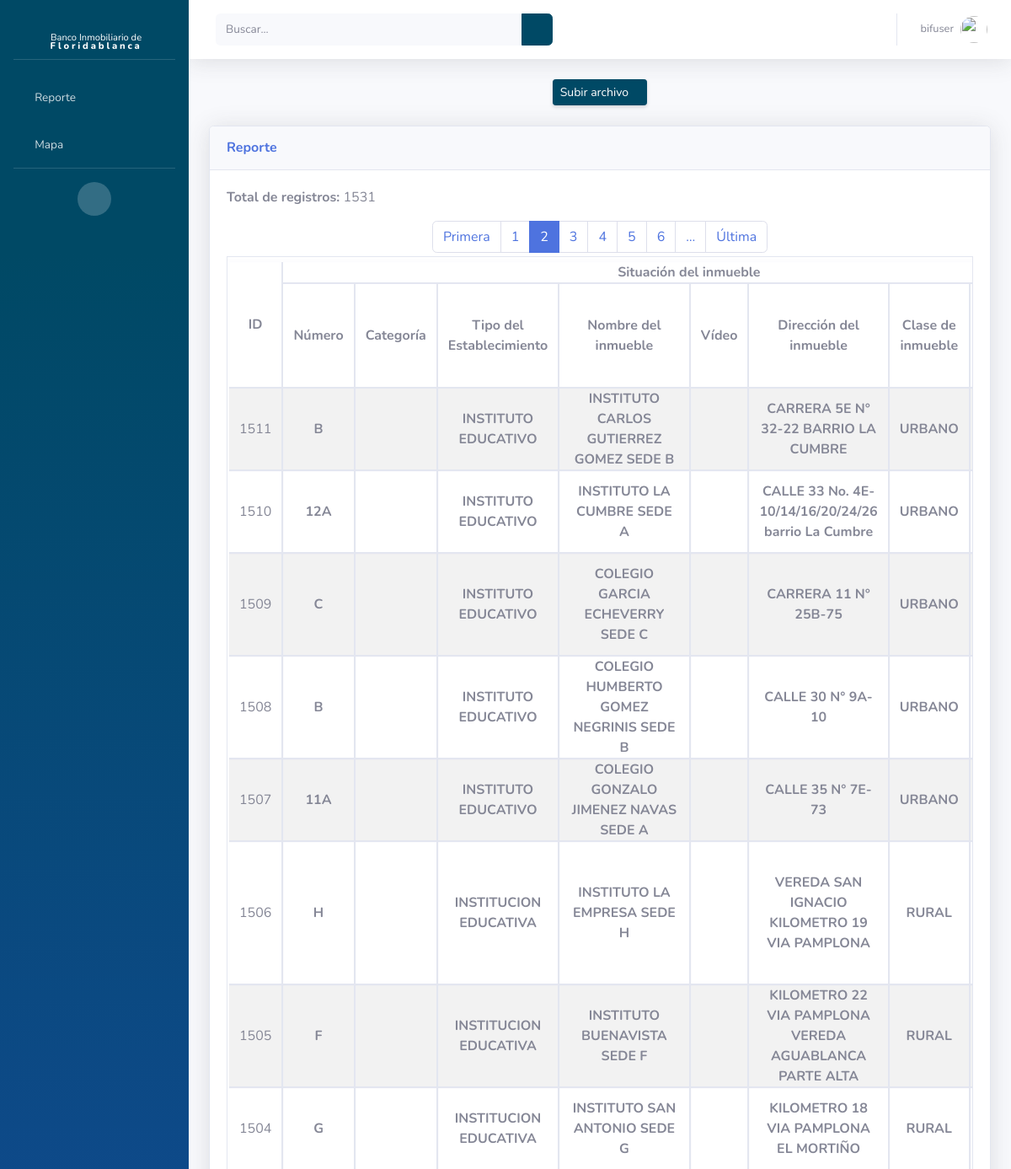
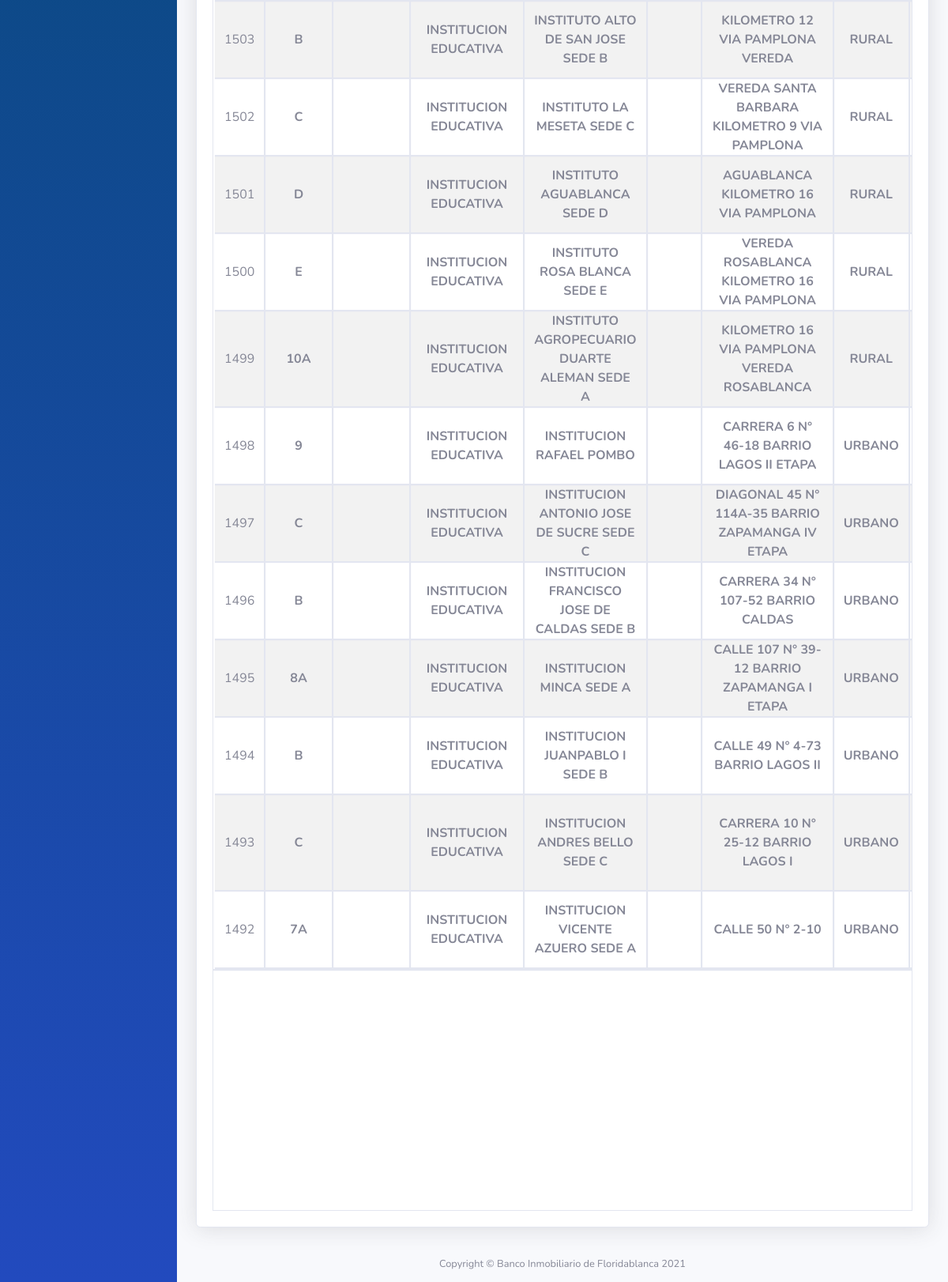
Page /reporte/?page=2 (signed in) on the committed database (2 pictures, top to bottom).
### BIF/models.py (models this page shows, shortened)
class Property(models.Model):
    predial = models.CharField(max_length=60, null=True, blank=True)
    alternative_predial = models.CharField(max_length=60, null=True, blank=True)
    appraisal = models.CharField(max_length=60, null=True, blank=True)
    document_type = models.CharField(max_length=100, null=True, blank=True)
    act = models.CharField(max_length=100, null=True, blank=True)
    document_number = models.CharField(max_length=50, null=True, blank=True)
    real_state_register = models.CharField(max_length=100, null=True, blank=True)
    document_date = models.DateField(null=True, blank=True)
    coordenates = models.TextField(null=True, blank=True)
    file = models.FileField(upload_to='staticfiles/files', null=True, blank=True)
    created = models.DateTimeField(auto_now_add=True, verbose_name="Fecha de creación")
    updated = models.DateTimeField(auto_now=True, verbose_name="Fecha de actualización")
    class Meta:
        verbose_name = "Propiedad"
        verbose_name_plural = "Propiedades"

class Status(models.Model):
    id_property = models.OneToOneField("Property", related_name="status", on_delete=models.CASCADE)
    number = models.CharField(max_length=50, null=True, blank=True)
    category = models.CharField(max_length=100, null=True, blank=True)
    type_property = models.CharField(max_length=100, null=True, blank=True)
    name = models.CharField(max_length=200, null=True, blank=True)
    video = models.TextField(null=True, blank=True)
    addres = models.TextField(null=True, blank=True)
    class_property = models.CharField(max_length=50, null=True, blank=True)
    use = models.CharField(max_length=100, null=True, blank=True)
    class Meta:
        verbose_name = "Situación del inmueble"
        verbose_name_plural = "Situación de los inmuebles"

### BIF/views.py (the view)
# urls.py: path('reporte/', views.reporte, name="reporte"),
@login_required
def reporte(request):
    try:
        search = request.GET['search']
    except:
        search = None
    if search:
        inmuebles = Property.objects.filter(Q(predial__icontains=search) | Q(status__name__icontains=search)).order_by('-id')
    if not search:
        inmuebles = Property.objects.all().order_by('-id')
    paginator = Paginator(inmuebles, 20)
    page_number = request.GET.get('page')
    page_obj = paginator.get_page(page_number)
    data = {
        'usuario': request.user,
        'page_obj': page_obj,
        'search': search
    }
    return render(request, 'bif/reporte.html', data)

### BIF/templates/bif/reporte.html (shortened to what this page needs)
{% extends "base.html" %}
{% load static %}
{% load poll_extras %}
{% block styles %}
    <link href="{% static 'css/confirm-msg.css' %}" rel="stylesheet">
{% endblock %}
{% block sidebar %}
    {% include "sidebar.html" %}
{% endblock sidebar %}
{% block nav %}
<nav class="navbar navbar-expand navbar-light bg-white topbar mb-4 static-top shadow">
    <form action="" class="d-none d-sm-inline-block form-inline mr-auto ml-md-3 my-2 my-md-0 mw-100 navbar-search" method="GET">
        <div class="input-group">
            <input type="text" class="form-control bg-light border-0 small" placeholder="Buscar..."
                aria-label="Search" aria-describedby="basic-addon2" pattern=".*\S.*" name="search" {% if search %}value="{{search}}"{% endif %}>
            <div class="input-group-append">
                <button class="btn btn-primary" type="submit">
                    <i class="fas fa-search fa-sm"></i>
                </button>
            </div>
        </div>
    </form>
    {% include "navbar.html" %}
</nav>
{% endblock %}
{% block content %}
    <div class="d-sm-flex align-items-center justify-content-around mb-4">
        <button type="button" class="d-none d-sm-inline-block btn btn-sm btn-primary shadow-sm" data-toggle="modal" data-target="#exampleModalCenter"> Subir archivo <i class="fas fa-upload fa-sm text-white-50" aria-hidden="true"></i></button>
    </div>
    <div class="row">
        <div class="col-lg-12 mb-4">
            <div class="card shadow">
                <div class="card-header py-3">
                    <h6 class="m-0 font-weight-bold text-primary">Reporte</h6>
                </div>
                <div class="card-body">
                    <p>
                        <b>Total de registros:</b> {{ page_obj.paginator.count }}
                    </p>
                    {% if page_obj.has_other_pages %}
                        <ul class="pagination m-1 flex-wrap justify-content-center">
                            {% if page_obj.has_previous %}
                            {% if search == None %}
                                <li class="page-item"><a class="page-link" href="?page=1">Primera</a></li>
                            {% else %}
                                <li class="page-item"><a class="page-link" href="?page=1&search={{search}}">Primera</a></li>
                            {% endif %}
                            {% else %}
                            <li class="page-item disabled"><a class="page-link" href="#">Primera</a></li>
                            {% endif %}
                            {% for i in page_obj.paginator.page_range %}
                            {% if page_obj.number == i %}
                                <li class="page-item active"><a class="page-link" href="#">{{ i }}</a></li>
                            {% elif i > page_obj.number|add:'-5' and i < page_obj.number|add:'5' %}
                                {% if search == None %}
                                <li class="page-item"><a class="page-link" href="?page={{ i }}">{{ i }}</a></li>
                                {% else %}
                                <li class="page-item"><a class="page-link" href="?page={{ i }}&search={{search}}">{{ i }}</a></li>
                                {% endif %}
                            {% endif %}
                            {% endfor %}
                            {% if page_obj.paginator.num_pages > page_obj.number|add:'4' %}
                            {% if search == None %}
                                <li class="page-item"><a class="page-link" href="?page={{ page_obj.number|add:'5' }}">&hellip;</a></li>
                            {% else %}
                                <li class="page-item"><a class="page-link" href="?page={{ page_obj.number|add:'5' }}&search={{search}}">&hellip;</a></li>
                            {% endif %}
                            {% endif %}
                            {% if page_obj.has_next %}
                            {% if search == None %}
                                <li class="page-item"><a class="page-link" href="?page={{page_obj.paginator.num_pages}}">Última</a></li>
                            {% else %}
                                <li class="page-item"><a class="page-link" href="?page={{page_obj.paginator.num_pages}}&search={{search}}">Última</a></li>
                            {% endif %}
                            {% else %}
                            <li class="page-item disabled"><a class="page-link" href="#">Última</a></li>
                            {% endif %}
                        </ul>
                    {% endif %}
                    <div class="table-responsive" id="doublescroll">
                        <table class="table table-striped table-bordered table-hover dataTables-example mb-1 mt-1 text-center" >
                          <thead>
                            <tr>
                                <th rowspan="3">ID</th>
                                <th colspan="8">Situación del inmueble</th>
                            </tr>
                            <tr>
                                <th rowspan="2">Número</th>
                                <th rowspan="2">Categoría</th>
                                <th rowspan="2">Tipo del Establecimiento</th>
                                <th rowspan="2">Nombre del inmueble</th>
                                <th rowspan="2">Vídeo</th>
                                <th rowspan="2">Dirección del inmueble</th>
                                <th rowspan="2">Clase de inmueble</th>
                                <th rowspan="2">Destinación o uso</th>
                            </tr>
                            <tr>
                            </tr>
                          </thead>
                          <tbody>
                              {% for inmueble in page_obj %}
                                <tr>
                                    <td style="vertical-align: middle;">
                                        {% if inmueble.id %}
                                        {{ inmueble.id }}
                                        {% endif %}
                                    </td>
                                    <th>
                                    {%if inmueble.status.number%}
                                        {{inmueble.status.number}}
                                    {% endif %}
                                    </th>
                                    <th>
                                    </th>
                                    <th>
                                    {%if inmueble.status.type_property%}
                                        {{inmueble.status.type_property}}
                                    {% endif %}
                                    </th>
                                    <th>
                                    {%if inmueble.status.name%}
                                        {{inmueble.status.name}}
                                    {% endif %}
                                    </th>
                                    <th>
                                    </th>
                                    <th>
                                    {%if inmueble.status.addres%}
                                        {{inmueble.status.addres}}
                                    {% endif %}
                                    </th>
                                    <th>
                                    {%if inmueble.status.class_property%}
                                        {{inmueble.status.class_property}}
                                    {% endif %}
                                    </th>
                                    <th>
                                    </th>
                                </tr>
                                {%endfor%}
                          </tbody>
                        </table>
                      </div>
                </div>
            </div>
        </div>
    </div>
{% endblock %}

### templates/base.html (shortened to what this page needs)
<!DOCTYPE html>
<html lang="en">
<head>
    {% load static %}
    <link href="{% static 'vendor/fontawesome-free/css/all.min.css' %}" rel="stylesheet" type="text/css">
    <link href="{% static 'css/sb-admin-2.min.css' %}" rel="stylesheet">
    <link href="{% static 'css/global.css' %}" rel="stylesheet">
    {% block styles %}{% endblock %}
</head>
<body id="page-top">
    <div id="wrapper">
        {% block sidebar %}
        {% endblock sidebar %}
        <div id="content-wrapper" class="d-flex flex-column">
            <div id="content">
                {% block nav %}
                {% endblock nav %}
                <div class="container-fluid">
                    {% block content %}
                    {% endblock %}
                </div>
            </div>
            {% include "footer.html" %}
        </div>
    </div>
</body>
</html>

### templates/sidebar.html (shortened to what this page needs)
{% load static %}
<ul class="navbar-nav bg-gradient-primary sidebar sidebar-dark accordion" id="accordionSidebar">
    <a class="sidebar-brand d-flex align-items-end justify-content-center p-0" {% if user.is_authenticated %} href="{% url 'BIF:Home' %}" {% endif %}>
        <div class="sidebar-brand-text transform-none ml-1 fs-0-7rem">
            <span class="letter-spacing-0 d-block font-weight-normal">Banco Inmobiliario de</span>
            <span class="letter-spacing-03 d-block lh-1 pb-15">Floridablanca </span>
        </div>
    </a>
    <hr class="sidebar-divider">
    {% if user.is_authenticated %}
        <li class="nav-item">
            <a class="nav-link" href="{% url 'BIF:reporte' %}">
                <i class="fas fa-fw fa-chart-area"></i>
                <span>Reporte</span></a>
        </li>
    {% endif %}
    <li class="nav-item">
        <a class="nav-link" href="{% url 'BIF:mapa' %}">
            <i class="fas fa-fw fa-table"></i>
            <span>Mapa</span></a>
    </li>
    <hr class="sidebar-divider d-none d-md-block">
    <div class="text-center d-none d-md-inline">
        <button class="rounded-circle border-0" id="sidebarToggle"></button>
    </div>
</ul>

### templates/navbar.html (shortened to what this page needs)
{%load static%}
<ul class="navbar-nav ml-auto">
    <li class="nav-item dropdown no-arrow">
        <a class="nav-link dropdown-toggle" href="#" id="userDropdown" role="button"
            data-toggle="dropdown" aria-haspopup="true" aria-expanded="false">
            <span class="mr-2 d-none d-lg-inline text-gray-600 small">{{usuario}}</span>
            <img class="img-profile rounded-circle"
                src="{% static 'img/undraw_profile.svg' %}">
        </a>
    </li>
</ul>

### templates/footer.html
{%load static%}
<footer class="sticky-footer">
    <div class="container my-auto">
        <div class="copyright text-center my-auto">
            <span>Copyright &copy; Banco Inmobiliario de Floridablanca 2021</span>
        </div>
    </div>
</footer>

### BIF/static/css/global.css (style rules this page uses)
.transform-none { text-transform: none; }
.letter-spacing-0 { letter-spacing: 0; }
.fs-0-7rem { font-size: 0.7rem; }
.letter-spacing-03 { letter-spacing: 0.25em; }
.lh-1 { line-height: 1px; }
.pb-15 { padding-bottom: 15px; }
th { vertical-align: middle !important; }
.table-responsive { overflow: auto; height: calc(100vh - 44.8px - 1.5rem - 1.5rem); border: 1px solid #e3e6f0; }
thead { position: sticky; top: 0; z-index: 1; }
thead tr th { border: none !important; background-color: #fff; box-shadow: #e3e6f0 1px 1px 1px 1px; }
tbody tr th, tbody tr td { border: none !important; box-shadow: #e3e6f0 1px 1px 1px 1px; }
thead tr { background-color: #fff; }
table { border-collapse: separate !important; border: none !important; box-shadow: #e3e6f0 1px 1px 1px 1px; }

### rows in the picture
Property: id "1511", status.number "B", status.type_property "INSTITUTO EDUCATIVO", status.name "INSTITUTO CARLOS GUTIERREZ GOMEZ SEDE B", status.addres "CARRERA 5E N° 32-22 BARRIO LA CUMBRE", status.class_property "URBANO"
Property: id "1510", status.number "12A", status.type_property "INSTITUTO EDUCATIVO", status.name "INSTITUTO LA CUMBRE SEDE A", status.addres "CALLE 33 No. 4E-10/14/16/20/24/26 barrio La Cumbre", status.class_property "URBANO"
Property: id "1509", status.number "C", status.type_property "INSTITUTO EDUCATIVO", status.name "COLEGIO GARCIA ECHEVERRY SEDE C", status.addres "CARRERA 11 N° 25B-75", status.class_property "URBANO"
Property: id "1508", status.number "B", status.type_property "INSTITUTO EDUCATIVO", status.name "COLEGIO HUMBERTO GOMEZ NEGRINIS SEDE B", status.addres "CALLE 30 N° 9A-10", status.class_property "URBANO"
Property: id "1507", status.number "11A", status.type_property "INSTITUTO EDUCATIVO", status.name "COLEGIO GONZALO JIMENEZ NAVAS SEDE A", status.addres "CALLE 35 N° 7E-73", status.class_property "URBANO"
Property: id "1506", status.number "H", status.type_property "INSTITUCION EDUCATIVA", status.name "INSTITUTO LA EMPRESA SEDE H", status.addres "VEREDA SAN IGNACIO KILOMETRO 19 VIA PAMPLONA", status.class_property "RURAL"
Property: id "1505", status.number "F", status.type_property "INSTITUCION EDUCATIVA", status.name "INSTITUTO BUENAVISTA SEDE F", status.addres "KILOMETRO 22 VIA PAMPLONA VEREDA AGUABLANCA PARTE ALTA", status.class_property "RURAL"
Property: id "1504", status.number "G", status.type_property "INSTITUCION EDUCATIVA", status.name "INSTITUTO SAN ANTONIO SEDE G", status.addres "KILOMETRO 18 VIA PAMPLONA EL MORTIÑO", status.class_property "RURAL"
Property: id "1503", status.number "B", status.type_property "INSTITUCION EDUCATIVA", status.name "INSTITUTO ALTO DE SAN JOSE SEDE B", status.addres "KILOMETRO 12 VIA PAMPLONA VEREDA", status.class_property "RURAL"
Property: id "1502", status.number "C", status.type_property "INSTITUCION EDUCATIVA", status.name "INSTITUTO LA MESETA SEDE C", status.addres "VEREDA SANTA BARBARA KILOMETRO 9 VIA PAMPLONA", status.class_property "RURAL"
Property: id "1501", status.number "D", status.type_property "INSTITUCION EDUCATIVA", status.name "INSTITUTO AGUABLANCA SEDE D", status.addres "AGUABLANCA KILOMETRO 16 VIA PAMPLONA", status.class_property "RURAL"
Property: id "1500", status.number "E", status.type_property "INSTITUCION EDUCATIVA", status.name "INSTITUTO ROSA BLANCA SEDE E", status.addres "VEREDA ROSABLANCA KILOMETRO 16 VIA PAMPLONA", status.class_property "RURAL"
Property: id "1499", status.number "10A", status.type_property "INSTITUCION EDUCATIVA", status.name "INSTITUTO AGROPECUARIO DUARTE ALEMAN SEDE A", status.addres "KILOMETRO 16 VIA PAMPLONA VEREDA ROSABLANCA", status.class_property "RURAL"
Property: id "1498", status.number "9", status.type_property "INSTITUCION EDUCATIVA", status.name "INSTITUCION RAFAEL POMBO", status.addres "CARRERA 6 N° 46-18 BARRIO LAGOS II ETAPA", status.class_property "URBANO"
Property: id "1497", status.number "C", status.type_property "INSTITUCION EDUCATIVA", status.name "INSTITUCION ANTONIO JOSE DE SUCRE SEDE C", status.addres "DIAGONAL 45 N° 114A-35 BARRIO ZAPAMANGA IV ETAPA", status.class_property "URBANO"
Property: id "1496", status.number "B", status.type_property "INSTITUCION EDUCATIVA", status.name "INSTITUCION FRANCISCO JOSE DE CALDAS SEDE B", status.addres "CARRERA 34 N° 107-52 BARRIO CALDAS", status.class_property "URBANO"
Property: id "1495", status.number "8A", status.type_property "INSTITUCION EDUCATIVA", status.name "INSTITUCION MINCA SEDE A", status.addres "CALLE 107 N° 39-12 BARRIO ZAPAMANGA I ETAPA", status.class_property "URBANO"
Property: id "1494", status.number "B", status.type_property "INSTITUCION EDUCATIVA", status.name "INSTITUCION JUANPABLO I SEDE B", status.addres "CALLE 49 N° 4-73 BARRIO LAGOS II", status.class_property "URBANO"
Property: id "1493", status.number "C", status.type_property "INSTITUCION EDUCATIVA", status.name "INSTITUCION ANDRES BELLO SEDE C", status.addres "CARRERA 10 N° 25-12 BARRIO LAGOS I", status.class_property "URBANO"
Property: id "1492", status.number "7A", status.type_property "INSTITUCION EDUCATIVA", status.name "INSTITUCION VICENTE AZUERO SEDE A", status.addres "CALLE 50 N° 2-10", status.class_property "URBANO"

### other values in the picture
{{ usuario }} "bifuser"
{{ page_obj.paginator.count }} "1531"
{{ i }} "1" "3" "4" "5" "6"
{{ i }} "2"
